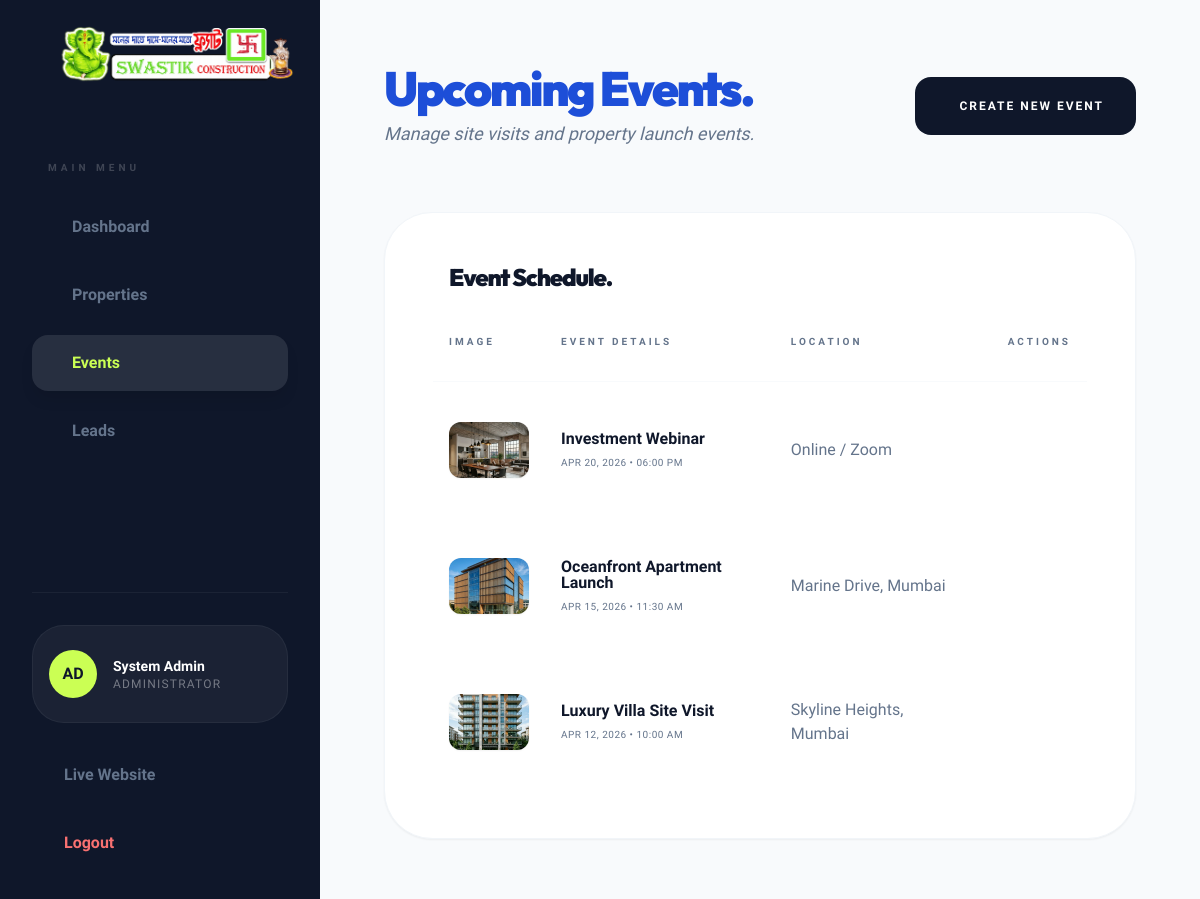
/admin/events.php (signed in), run on the app's committed database.
### tables this page shows
CREATE TABLE IF NOT EXISTS events (
    id INT AUTO_INCREMENT PRIMARY KEY,
    title VARCHAR(255) NOT NULL,
    description TEXT,
    event_date DATETIME NOT NULL,
    location VARCHAR(255),
    image_url VARCHAR(255),
    status ENUM('upcoming', 'completed', 'cancelled') DEFAULT 'upcoming',
    created_at TIMESTAMP DEFAULT CURRENT_TIMESTAMP
);

### admin/events.php (the view, shortened to what this page needs)
<?php
require_once __DIR__ . '/../config/db.php';
try {
    $stmt = $pdo->query("SELECT * FROM events ORDER BY event_date DESC");
    $events = $stmt->fetchAll();
} catch (PDOException $e) {
    $events = [];
    $error = "Could not fetch events.";
}
include __DIR__ . '/../common/admin_header.php';
include __DIR__ . '/../common/admin_sidebar.php';
?>
<div class="flex flex-col md:flex-row justify-between items-start md:items-center gap-8 mb-16">
    <div>
        <h1 class="text-4xl lg:text-5xl font-heading font-black tracking-tighter text-gradient mb-2">Upcoming Events.</h1>
        <p class="text-brand-light font-medium text-lg italic">Manage site visits and property launch events.</p>
    </div>
    <div class="flex gap-4">
        <button id="addEventBtn" class="quick-action-btn bg-brand-blue text-white hover:bg-brand-slate shadow-brand-blue/20">
            <i class="ph-bold ph-calendar-plus"></i> Create New Event
        </button>
    </div>
</div>
<div class="bg-white rounded-[3rem] p-8 lg:p-12 border border-slate-100 shadow-sm overflow-hidden text-brand-blue">
    <div class="flex justify-between items-center mb-10 px-4">
        <h2 class="text-2xl font-heading font-black tracking-tighter">Event Schedule.</h2>
    </div>
    <div class="overflow-x-auto">
        <table class="w-full text-left">
            <thead>
                <tr class="border-b border-slate-50 text-brand-light text-[10px] font-black uppercase tracking-[3px]">
                    <th class="pb-8 px-4">Image</th>
                    <th class="pb-8 px-4">Event Details</th>
                    <th class="pb-8 px-4">Location</th>
                    <th class="pb-8 px-4 text-right">Actions</th>
                </tr>
            </thead>
            <tbody class="text-brand-blue font-bold">
                <?php if (empty($events)): ?>
                    <tr>
                        <td colspan="4" class="py-10 px-4 text-center text-brand-light italic">No events found in the database.</td>
                    </tr>
                <?php else: ?>
                    <?php foreach ($events as $event): ?>
                    <tr class="group hover:bg-slate-50/50 transition-colors">
                        <td class="py-10 px-4">
                            <div class="w-20 h-14 rounded-xl overflow-hidden shadow-sm">
                                <img src="../<?php echo htmlspecialchars($event['image_url'] ? $event['image_url'] : 'hero.png'); ?>"
                                     class="w-full h-full object-cover">
                            </div>
                        </td>
                        <td class="py-10 px-4">
                            <p class="leading-none text-brand-blue mb-2"><?php echo htmlspecialchars($event['title']); ?></p>
                            <p class="text-[10px] text-brand-light font-medium uppercase tracking-wider">
                                <?php echo date('M d, Y • h:i A', strtotime($event['event_date'])); ?>
                            </p>
                        </td>
                        <td class="py-10 px-4 text-brand-light font-medium"><?php echo htmlspecialchars($event['location']); ?></td>
                        <td class="py-10 px-4 text-right">
                            <div class="flex justify-end gap-2">
                                <button class="editBtn w-10 h-10 rounded-xl hover:bg-slate-100 transition-colors text-brand-blue"
                                        data-event='<?php echo json_encode($event); ?>'>
                                </button>
                                <button class="deleteBtn w-10 h-10 rounded-xl hover:bg-red-50 text-red-500 transition-colors"
                                        data-id="<?php echo $event['id']; ?>">
                                </button>
                            </div>
                        </td>
                    </tr>
                    <?php endforeach; ?>
                <?php endif; ?>
            </tbody>
        </table>
    </div>
</div>
<?php include '../common/admin_footer.php'; ?>

### common/admin_header.php (style rules this page uses)
.quick-action-btn { display: flex; align-items: center; gap: 0.75rem; padding: 1.25rem 2rem; border-radius: 1rem; font-weight: 900; text-transform: uppercase; font-size: 0.75rem; letter-spacing: 2px; transition: all 0.3s; }
.text-gradient { color: #1d4ed8; }

### data on the page
events: image_url (picture), title "Investment Webinar", event_date "APR 20, 2026 • 06:00 PM", location "Online / Zoom"
events: image_url (picture), title "Oceanfront Apartment Launch", event_date "APR 15, 2026 • 11:30 AM", location "Marine Drive, Mumbai"
events: image_url (picture), title "Luxury Villa Site Visit", event_date "APR 12, 2026 • 10:00 AM", location "Skyline Heights, Mumbai"

### other printed values
substr($_SESSION['admin_user'], 0, 2) "AD"
$_SESSION['admin_name'] "System Admin"
